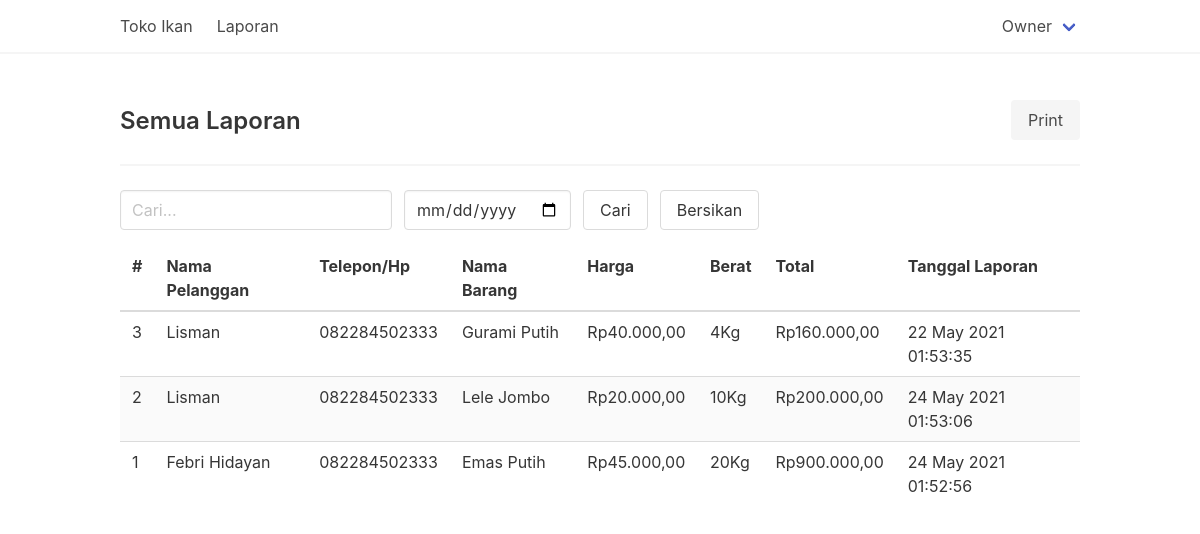
The app's page /laporan.php (signed in) with its own data.
### tables this page shows
CREATE TABLE `transaksi` (
  `id_transaksi_055` int(11) NOT NULL,
  `harga_transaksi_055` decimal(16,2) NOT NULL,
  `jumlah_transaksi_055` int(11) NOT NULL,
  `total_transaksi_055` decimal(16,2) NOT NULL,
  `tanggal_transaksi_055` timestamp NOT NULL DEFAULT current_timestamp() ON UPDATE current_timestamp(),
  `barang_id_055` int(11) DEFAULT NULL,
  `user_id_055` int(11) DEFAULT NULL
);

CREATE TABLE `users` (
  `id_user_055` int(11) NOT NULL,
  `nama_user_055` varchar(40) NOT NULL,
  `username_user_055` varchar(30) NOT NULL,
  `password_user_055` varchar(255) NOT NULL,
  `telepon_user_055` varchar(20) NOT NULL,
  `alamat_user_055` varchar(80) NOT NULL,
  `role_user_055` enum('admin','waiter','owner','customer') DEFAULT 'customer'
);

CREATE TABLE `barang` (
  `id_barang_055` int(11) NOT NULL,
  `nama_barang_055` varchar(30) NOT NULL,
  `harga_barang_055` decimal(16,2) NOT NULL,
  `stok_barang_055` int(11) NOT NULL
);

### config/function.php (called while the page is built, shortened)
<?php
function money($number)
{
    return 'Rp' . number_format($number, 2, ',', '.');
}
function old($var, $val = '')
{
    return $_POST[$var] ?? $val;
}
function dateTime($now)
{
    return date('d F Y H:i:s', strtotime($now));
}
function kilo($amount)
{
    return "{$amount}Kg";
}

### laporan.php (the view, shortened to what this page needs)
<?php
require_once "template/theHeader.php";
?>
<div class="level">
    <div class="level-left">
        <div class="level-item">
            <h1 class="title is-4">Semua Laporan</h1>
        </div>
    </div>
    <div class="level-right">
        <div class="level-item">
            <a href="laporan-print.php?<?= $_SERVER['QUERY_STRING'] ?? '' ?>" target="_blank" rel="noopener noreferrer" class="button is-light">Print</a>
        </div>
    </div>
</div>
<hr>
<form class="mb-4" method="GET">
    <div class="field is-grouped">
        <p class="control">
            <input type="search" name="search" class="input" placeholder="Cari..." value="<?= old('search', isset($_GET['search']) ? $_GET['search'] : '') ?>">
        </p>
        <p class="control">
            <input type="date" name="date" class="input" value="<?= old('date', isset($_GET['date']) ? $_GET['date'] : '') ?>">
        </p>
        <p class="control">
            <button type="submit" class="button">Cari</button>
        </p>
        <p class="control">
            <button type="submit" name="clear" class="button">Bersikan</button>
        </p>
    </div>
</form>
<div class="table-container">
    <table class="table is-hoverable is-striped is-fullwidth">
        <thead>
            <tr>
                <th>#</th>
                <th>Nama Pelanggan</th>
                <th>Telepon/Hp</th>
                <th>Nama Barang</th>
                <th>Harga</th>
                <th>Berat</th>
                <th>Total</th>
                <th>Tanggal Laporan</th>
            </tr>
        </thead>
        <tbody>
            <?php
            $sql = "SELECT * FROM transaksi JOIN barang ON barang.id_barang_055 = transaksi.barang_id_055 JOIN users ON users.id_user_055 = transaksi.user_id_055";
            $sql .= !empty($_GET['search']) || !empty($_GET['date']) ? " WHERE " : '';
            $sql .= !empty($_GET['date']) ? " transaksi.tanggal_transaksi_055 LIKE '{$_GET['date']}%'" : '';
            $sql .= !empty($_GET['search']) && !empty($_GET['date']) ? " AND " : '';
            $sql .= !empty($_GET['search']) ? "(users.nama_user_055 LIKE '%{$_GET['search']}%' OR barang.nama_barang_055 LIKE '%{$_GET['search']}%')" : '';
            $sql .= " ORDER BY id_transaksi_055 DESC";
            $query = $conn->query($sql);
            while ($item = $query->fetch_object()) {
            ?>
                <tr>
                    <td><?= $item->id_transaksi_055; ?></td>
                    <td><?= $item->nama_user_055; ?></td>
                    <td><?= $item->telepon_user_055; ?></td>
                    <td><?= $item->nama_barang_055; ?></td>
                    <td><?= money($item->harga_transaksi_055); ?></td>
                    <td><?= kilo($item->jumlah_transaksi_055); ?></td>
                    <td><?= money($item->total_transaksi_055); ?></td>
                    <td><?= dateTime($item->tanggal_transaksi_055); ?></td>
                </tr>
            <?php } ?>
        </tbody>
    </table>
</div>
<?php
require_once "template/theFooter.php"
?>

### records on screen
transaksi: id_transaksi_055 "3", user_id_055.nama_user_055 "Lisman", user_id_055.telepon_user_055 "082284502333", barang_id_055.nama_barang_055 "Gurami Putih", harga_transaksi_055 "Rp40.000,00", jumlah_transaksi_055 "4Kg", total_transaksi_055 "Rp160.000,00", tanggal_transaksi_055 "22 May 2021 01:53:35"
transaksi: id_transaksi_055 "2", user_id_055.nama_user_055 "Lisman", user_id_055.telepon_user_055 "082284502333", barang_id_055.nama_barang_055 "Lele Jombo", harga_transaksi_055 "Rp20.000,00", jumlah_transaksi_055 "10Kg", total_transaksi_055 "Rp200.000,00", tanggal_transaksi_055 "24 May 2021 01:53:06"
transaksi: id_transaksi_055 "1", user_id_055.nama_user_055 "Febri Hidayan", user_id_055.telepon_user_055 "082284502333", barang_id_055.nama_barang_055 "Emas Putih", harga_transaksi_055 "Rp45.000,00", jumlah_transaksi_055 "20Kg", total_transaksi_055 "Rp900.000,00", tanggal_transaksi_055 "24 May 2021 01:52:56"

### other values on screen
$_SESSION['name'] "Owner"
